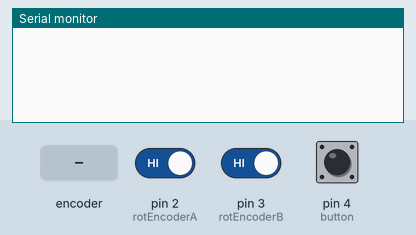
Bench run of a sketch on a simulated Arduino Uno, built with avr-gcc and run on an emulated ATmega328P. Shown: the last lines printed to the serial monitor. The inputs (shaded band) are chosen by the test bench; at power-on: pin 4 (button) HIGH, pin 2 (rotEncoderA) HIGH, pin 3 (rotEncoderB) HIGH.

Above: at 1.2 s.
1.3 s: rotary encoder on pin 2 (rotEncoderA) / pin 3 (rotEncoderB) turned 1 step (first pin leading)
At 2.5 s:
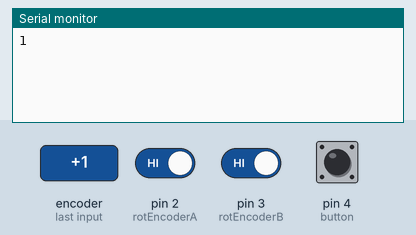
3.0 s: pin 4 (button) pulled LOW for 0.15 s
At 3.7 s:
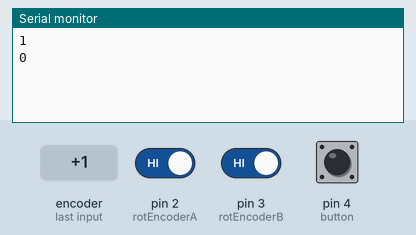
4.6 s: rotary encoder on pin 2 (rotEncoderA) / pin 3 (rotEncoderB) turned 3 steps (first pin leading)
At 6.5 s:
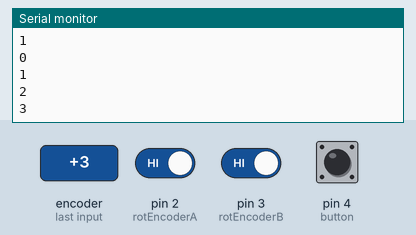
Timing chart, 0 to 8.0 s (numbered marks = the images above; inputs shaded):
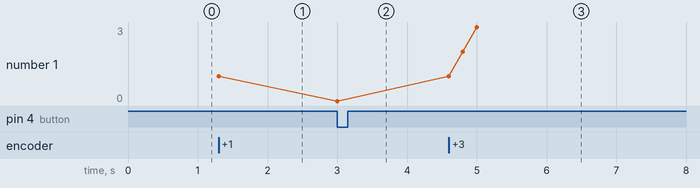

The sketch:

RotaryEnconder_interrupts.ino
```cpp
#define rotEncoderA 2
#define rotEncoderB 3
#define button 4
volatile bool change = false;
volatile int counter = 0;
long lastMillis = 0;
long debounceMillis = 250;

void rotationISR(){
  bool statB = digitalRead(rotEncoderB);
  if(digitalRead(rotEncoderA)!=statB)counter++;
  else counter--;
  change = true;
}

void setup() {
  pinMode(rotEncoderA, INPUT_PULLUP);
  pinMode(rotEncoderB, INPUT_PULLUP);
  pinMode(button, INPUT_PULLUP);

  Serial.begin(9600);
  attachInterrupt(digitalPinToInterrupt(rotEncoderA),rotationISR,FALLING);

}

void loop() {
  if(change){
    Serial.println(counter);
    change = false;
    }

  if(digitalRead(button) == false){
    if(millis() - lastMillis >debounceMillis){
      lastMillis = millis();
      counter = 0;
      Serial.println(counter);
    }
  }


}
```

Measured:
- after the input at 1.3 s, the serial monitor: prints a new line at once (image 1)
- after the input at 3.0 s, the serial monitor: prints a new line at once (image 2)
- after the input at 4.6 s, the serial monitor: prints a new line at once (image 3)
- plotted number 1: 1 → 0 after the input at 3.0 s, 0 → 3 after the input at 4.6 s
